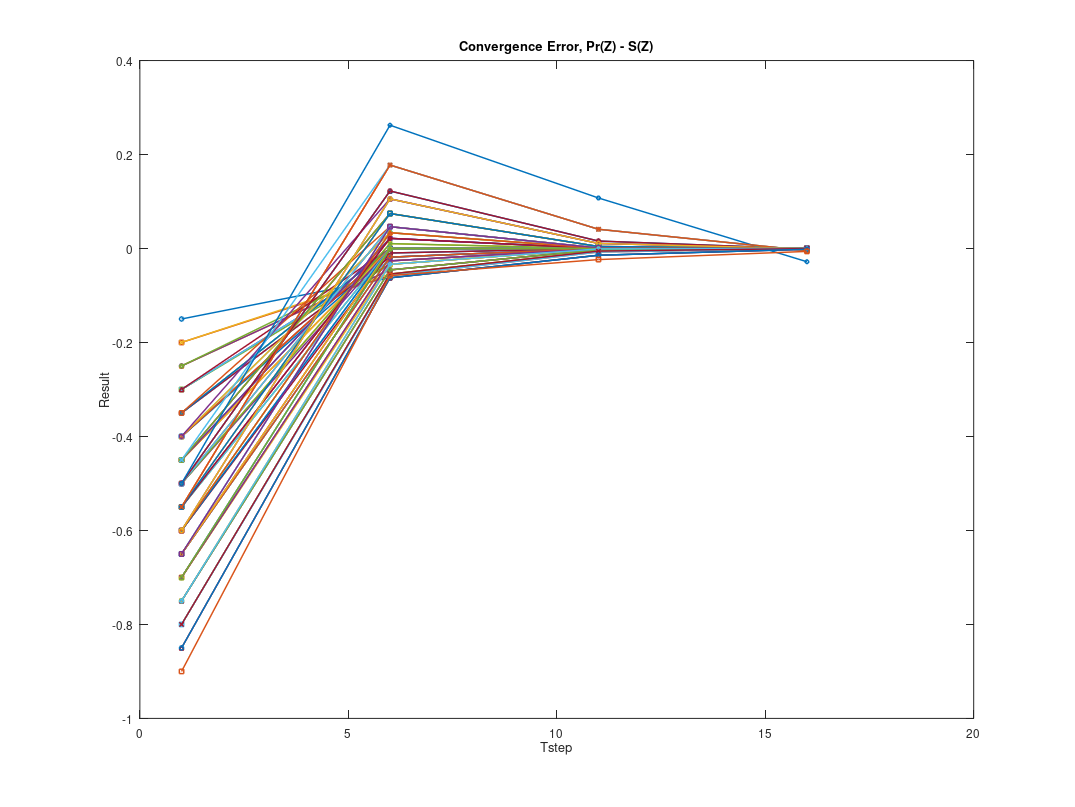

This chart was generated by the following MATLAB code:
%=========================================
%Generated by PRISM Chart Package
%=========================================

x0 = [1.0 6.0 11.0 16.0 ];
y0 = [-0.15000000745240144 -0.06240000745240143 -0.014376967452401385 -0.0015899842127213293 ];
x1 = [1.0 6.0 11.0 16.0 ];
y1 = [-0.20000000536984497 -0.05760000536984494 -0.00746496536984495 -3.482905436049677E-4 ];
x2 = [1.0 6.0 11.0 16.0 ];
y2 = [-0.2500000109281226 -0.045600010928122575 -0.002626570928122629 -3.6320493562697065E-5 ];
x3 = [1.0 6.0 11.0 16.0 ];
y3 = [-0.30000001396730014 -0.026400013967300073 -3.8017396730011255E-4 -6.708837800850631E-7 ];
x4 = [1.0 6.0 11.0 16.0 ];
y4 = [-0.35000000447624324 -4.4762433759615305E-9 -4.4762433759615305E-9 -4.4762433759615305E-9 ];
x5 = [1.0 6.0 11.0 16.0 ];
y5 = [-0.39999999810294484 0.03360000189705509 4.8384189705519276E-4 -8.341784648591144E-7 ];
x6 = [1.0 6.0 11.0 16.0 ];
y6 = [-0.45000000087968006 0.07439999912031992 0.004285439120319867 -5.9242802240233594E-5 ];
x7 = [1.0 6.0 11.0 16.0 ];
y7 = [-0.5000000023437263 0.12239999765627374 0.015863037656273726 -7.401083379661721E-4 ];
x8 = [1.0 6.0 11.0 16.0 ];
y8 = [-0.5500000039992488 0.17759999600075127 0.04091903600075131 -0.004525322470928739 ];
x9 = [1.0 6.0 11.0 16.0 ];
y9 = [-0.2000000099819506 -0.0544000099819506 -0.005570569981950602 -1.825460920305555E-4 ];
x10 = [1.0 6.0 11.0 16.0 ];
y10 = [-0.25000001582709075 -0.04560001582709075 -0.0026265758270908046 -3.632539253078937E-5 ];
x11 = [1.0 6.0 11.0 16.0 ];
y11 = [-0.30000000306708374 -0.03360000306708366 -8.601630670836968E-4 -3.5262824435999818E-6 ];
x12 = [1.0 6.0 11.0 16.0 ];
y12 = [-0.3500000009339673 -0.01840000093396732 -1.1776093396731468E-4 -6.122708734457305E-8 ];
x13 = [1.0 6.0 11.0 16.0 ];
y13 = [-0.40000000111360406 -1.1136040423131988E-9 -1.1136040423131988E-9 -1.1136040423131988E-9 ];
x14 = [1.0 6.0 11.0 16.0 ];
y14 = [-0.4500000027233173 0.021599997276682714 1.382372766827178E-4 -7.350219727308982E-8 ];
x15 = [1.0 6.0 11.0 16.0 ];
y15 = [-0.5000000055374121 0.04639999446258791 0.0011878344625878556 -4.8709300521920795E-6 ];
x16 = [1.0 6.0 11.0 16.0 ];
y16 = [-0.5500000119504103 0.0743999880495897 0.004285428049589646 -5.9253872970455035E-5 ];
x17 = [1.0 6.0 11.0 16.0 ];
y17 = [-0.6000000297425029 0.10559997025749723 0.010813410257497269 -3.54364544422614E-4 ];
x18 = [1.0 6.0 11.0 16.0 ];
y18 = [-0.2500000251289435 -0.03360002512894342 -8.601851289433415E-4 -3.548344303327955E-6 ];
x19 = [1.0 6.0 11.0 16.0 ];
y19 = [-0.300000005176371 -0.026400005176370978 -3.8016517637090574E-4 -6.620928508782598E-7 ];
x20 = [1.0 6.0 11.0 16.0 ];
y20 = [-0.350000001293411 -0.018400001293411017 -1.1776129341090069E-4 -6.158653087506849E-8 ];
x21 = [1.0 6.0 11.0 16.0 ];
y21 = [-0.39999999245766626 -0.009599992457666295 -1.5352457666317765E-5 6.559293663777055E-9 ];
x22 = [1.0 6.0 11.0 16.0 ];
y22 = [-0.450000002349715 -2.3497149226336944E-9 -2.3497149226336944E-9 -2.3497149226336944E-9 ];
x23 = [1.0 6.0 11.0 16.0 ];
y23 = [-0.5000000028191478 0.010399997180852272 1.663718085220811E-5 -3.884107757645694E-9 ];
x24 = [1.0 6.0 11.0 16.0 ];
y24 = [-0.5500000081913121 0.02159999180868799 1.3823180868799412E-4 -7.897019205227451E-8 ];
x25 = [1.0 6.0 11.0 16.0 ];
y25 = [-0.6000000040251695 0.03359999597483054 4.8383597483048213E-4 -8.401006894587226E-7 ];
x26 = [1.0 6.0 11.0 16.0 ];
y26 = [-0.6500000116260352 0.04639998837396475 0.0011878283739646944 -4.877018675353284E-6 ];
x27 = [1.0 6.0 11.0 16.0 ];
y27 = [-0.30000002352922794 -2.352922789938816E-8 -2.352922789938816E-8 -2.352922789938816E-8 ];
x28 = [1.0 6.0 11.0 16.0 ];
y28 = [-0.35000000439916235 -4.399162312207494E-9 -4.399162312207494E-9 -4.399162312207494E-9 ];
x29 = [1.0 6.0 11.0 16.0 ];
y29 = [-0.39999999957292987 4.2707015701637374E-10 4.2707015701637374E-10 4.2707015701637374E-10 ];
x30 = [1.0 6.0 11.0 16.0 ];
y30 = [-0.4499999859942624 1.4005737680733432E-8 1.4005737680733432E-8 1.4005737680733432E-8 ];
x31 = [1.0 6.0 11.0 16.0 ];
y31 = [-0.5 0.0 0.0 0.0 ];
x32 = [1.0 6.0 11.0 16.0 ];
y32 = [-0.5500000028612319 -2.8612318070386777E-9 -2.8612318070386777E-9 -2.8612318070386777E-9 ];
x33 = [1.0 6.0 11.0 16.0 ];
y33 = [-0.6000000071046672 -7.104667187896041E-9 -7.104667187896041E-9 -7.104667187896041E-9 ];
x34 = [1.0 6.0 11.0 16.0 ];
y34 = [-0.6500000146373263 -1.46373262399635E-8 -1.46373262399635E-8 -1.46373262399635E-8 ];
x35 = [1.0 6.0 11.0 16.0 ];
y35 = [-0.7000000208649874 -2.0864987404500823E-8 -2.0864987404500823E-8 -2.0864987404500823E-8 ];
x36 = [1.0 6.0 11.0 16.0 ];
y36 = [-0.35000000820752314 0.04639999179247689 0.001187831792477001 -4.873600162935698E-6 ];
x37 = [1.0 6.0 11.0 16.0 ];
y37 = [-0.4000000072917846 0.0335999927082154 4.838327082153926E-4 -8.433673045482593E-7 ];
x38 = [1.0 6.0 11.0 16.0 ];
y38 = [-0.4499999982357067 0.021600001764293386 1.3824176429344526E-4 -6.901458654562376E-8 ];
x39 = [1.0 6.0 11.0 16.0 ];
y39 = [-0.49999998869099993 0.010400011309000146 1.6651309000081937E-5 1.0244040116180742E-8 ];
x40 = [1.0 6.0 11.0 16.0 ];
y40 = [-0.5500000008306394 -8.306393350920871E-10 -8.306393350920871E-10 -8.306393350920871E-10 ];
x41 = [1.0 6.0 11.0 16.0 ];
y41 = [-0.6000000032659766 -0.009600003265976542 -1.5363265976620077E-5 -4.249016583024456E-9 ];
x42 = [1.0 6.0 11.0 16.0 ];
y42 = [-0.650000018990458 -0.018400018990457845 -1.1777899045783968E-4 -7.928357792508223E-8 ];
x43 = [1.0 6.0 11.0 16.0 ];
y43 = [-0.6999999988587646 -0.02639999885876465 -3.801588587646343E-4 -6.557752446623155E-7 ];
x44 = [1.0 6.0 11.0 16.0 ];
y44 = [-0.7499999952175618 -0.03359999521756185 -8.601552175617755E-4 -3.5184329217896604E-6 ];
x45 = [1.0 6.0 11.0 16.0 ];
y45 = [-0.40000000377208134 0.10559999622791882 0.010813436227918805 -3.54338574001134E-4 ];
x46 = [1.0 6.0 11.0 16.0 ];
y46 = [-0.4500000004502943 0.07439999954970566 0.004285439549705616 -5.9242372854484415E-5 ];
x47 = [1.0 6.0 11.0 16.0 ];
y47 = [-0.49999999852810106 0.04640000147189893 0.0011878414718989871 -4.863920741060568E-6 ];
x48 = [1.0 6.0 11.0 16.0 ];
y48 = [-0.5499999943285686 0.0216000056714315 1.382456714315028E-4 -6.510744854359984E-8 ];
x49 = [1.0 6.0 11.0 16.0 ];
y49 = [-0.5999999987060479 1.2939520566135343E-9 1.2939520566135343E-9 1.2939520566135343E-9 ];
x50 = [1.0 6.0 11.0 16.0 ];
y50 = [-0.6499999995639052 -0.018399999563905256 -1.1775956390525089E-4 -5.985702511424051E-8 ];
x51 = [1.0 6.0 11.0 16.0 ];
y51 = [-0.7000000004028841 -0.03360000040288402 -8.601604028840582E-4 -3.523618244072324E-6 ];
x52 = [1.0 6.0 11.0 16.0 ];
y52 = [-0.7499999959962496 -0.04559999599624953 -0.0026265559962496132 -3.630556168976451E-5 ];
x53 = [1.0 6.0 11.0 16.0 ];
y53 = [-0.7999999968111514 -0.05439999681115126 -0.0055705568111511505 -1.8253292123104892E-4 ];
x54 = [1.0 6.0 11.0 16.0 ];
y54 = [-0.4499999993093672 0.17760000069063298 0.04091904069063296 -0.004525317781046978 ];
x55 = [1.0 6.0 11.0 16.0 ];
y55 = [-0.50000000442649 0.12239999557351022 0.01586303557351043 -7.401104207291898E-4 ];
x56 = [1.0 6.0 11.0 16.0 ];
y56 = [-0.5500000141125941 0.0743999858874057 0.004285425887405769 -5.92560351542204E-5 ];
x57 = [1.0 6.0 11.0 16.0 ];
y57 = [-0.5999999970525962 0.03360000294740373 4.838429474036676E-4 -8.331281162732296E-7 ];
x58 = [1.0 6.0 11.0 16.0 ];
y58 = [-0.6499999965339542 3.466045783717675E-9 3.466045783717675E-9 3.466045783717675E-9 ];
x59 = [1.0 6.0 11.0 16.0 ];
y59 = [-0.6999999960388579 -0.026399996038857898 -3.801560388576597E-4 -6.529553375766994E-7 ];
x60 = [1.0 6.0 11.0 16.0 ];
y60 = [-0.7499999985762247 -0.045599998576224654 -0.0026265585762246246 -3.630814166477592E-5 ];
x61 = [1.0 6.0 11.0 16.0 ];
y61 = [-0.7999999978116714 -0.057599997811671244 -0.0074649578116708915 -3.4828298543065905E-4 ];
x62 = [1.0 6.0 11.0 16.0 ];
y62 = [-0.8499999975450085 -0.06239999754500847 -0.01437695754500845 -0.0015899743053282567 ];
x63 = [1.0 6.0 11.0 16.0 ];
y63 = [-0.5000000029894889 0.2623999970105112 0.1074790370105112 -0.028174988451248717 ];
x64 = [1.0 6.0 11.0 16.0 ];
y64 = [-0.550000012050991 0.17759998794900922 0.04091902794900926 -0.004525330522670679 ];
x65 = [1.0 6.0 11.0 16.0 ];
y65 = [-0.6000000066144693 0.10559999338553083 0.010813433385530757 -3.543414163893477E-4 ];
x66 = [1.0 6.0 11.0 16.0 ];
y66 = [-0.6499999812461477 0.04640001875385247 0.001187858753852633 -4.846638787192603E-6 ];
x67 = [1.0 6.0 11.0 16.0 ];
y67 = [-0.6999999814272769 1.8572723026188953E-8 1.8572723026188953E-8 1.8572723026188953E-8 ];
x68 = [1.0 6.0 11.0 16.0 ];
y68 = [-0.749999979723831 -0.033599979723830886 -8.601397238308106E-4 -3.502939190713761E-6 ];
x69 = [1.0 6.0 11.0 16.0 ];
y69 = [-0.7999999927659703 -0.054399992765970295 -0.005570552765970405 -1.8252887605052504E-4 ];
x70 = [1.0 6.0 11.0 16.0 ];
y70 = [-0.8499999994072076 -0.06239999940720753 -0.014376959407207401 -0.0015899761675273183 ];
x71 = [1.0 6.0 11.0 16.0 ];
y71 = [-0.8999999992024844 -0.057599999202484375 -0.023592959202484276 -0.006184752108724267 ];

figure1 = figure('Color', [1 1 1], 'PaperPosition',[0.6345 6.345 20.3 15.23],'PaperSize',[20.98 29.68]);

axes1 = axes('Parent', figure1, 'FontSize', 16);
xlabel(axes1, 'Tstep');
ylabel(axes1, 'Result');
box(axes1, 'on');
hold(axes1, 'all');

title(axes1,['Convergence Error, Pr(Z) - S(Z)'])
plot0 = plot(x0, y0, 'o-', 'Parent', axes1, 'LineWidth', 2);
plot1 = plot(x1, y1, 's-', 'Parent', axes1, 'LineWidth', 2);
plot2 = plot(x2, y2, '^-', 'Parent', axes1, 'LineWidth', 2);
plot3 = plot(x3, y3, 'd-', 'Parent', axes1, 'LineWidth', 2);
plot4 = plot(x4, y4, 'x-', 'Parent', axes1, 'LineWidth', 2);
plot5 = plot(x5, y5, 'o-', 'Parent', axes1, 'LineWidth', 2);
plot6 = plot(x6, y6, 's-', 'Parent', axes1, 'LineWidth', 2);
plot7 = plot(x7, y7, '^-', 'Parent', axes1, 'LineWidth', 2);
plot8 = plot(x8, y8, 'd-', 'Parent', axes1, 'LineWidth', 2);
plot9 = plot(x9, y9, 'x-', 'Parent', axes1, 'LineWidth', 2);
plot10 = plot(x10, y10, 'o-', 'Parent', axes1, 'LineWidth', 2);
plot11 = plot(x11, y11, 's-', 'Parent', axes1, 'LineWidth', 2);
plot12 = plot(x12, y12, '^-', 'Parent', axes1, 'LineWidth', 2);
plot13 = plot(x13, y13, 'd-', 'Parent', axes1, 'LineWidth', 2);
plot14 = plot(x14, y14, 'x-', 'Parent', axes1, 'LineWidth', 2);
plot15 = plot(x15, y15, 'o-', 'Parent', axes1, 'LineWidth', 2);
plot16 = plot(x16, y16, 's-', 'Parent', axes1, 'LineWidth', 2);
plot17 = plot(x17, y17, '^-', 'Parent', axes1, 'LineWidth', 2);
plot18 = plot(x18, y18, 'd-', 'Parent', axes1, 'LineWidth', 2);
plot19 = plot(x19, y19, 'x-', 'Parent', axes1, 'LineWidth', 2);
plot20 = plot(x20, y20, 'o-', 'Parent', axes1, 'LineWidth', 2);
plot21 = plot(x21, y21, 's-', 'Parent', axes1, 'LineWidth', 2);
plot22 = plot(x22, y22, '^-', 'Parent', axes1, 'LineWidth', 2);
plot23 = plot(x23, y23, 'd-', 'Parent', axes1, 'LineWidth', 2);
plot24 = plot(x24, y24, 'x-', 'Parent', axes1, 'LineWidth', 2);
plot25 = plot(x25, y25, 'o-', 'Parent', axes1, 'LineWidth', 2);
plot26 = plot(x26, y26, 's-', 'Parent', axes1, 'LineWidth', 2);
plot27 = plot(x27, y27, '^-', 'Parent', axes1, 'LineWidth', 2);
plot28 = plot(x28, y28, 'd-', 'Parent', axes1, 'LineWidth', 2);
plot29 = plot(x29, y29, 'x-', 'Parent', axes1, 'LineWidth', 2);
plot30 = plot(x30, y30, 'o-', 'Parent', axes1, 'LineWidth', 2);
plot31 = plot(x31, y31, 's-', 'Parent', axes1, 'LineWidth', 2);
plot32 = plot(x32, y32, '^-', 'Parent', axes1, 'LineWidth', 2);
plot33 = plot(x33, y33, 'd-', 'Parent', axes1, 'LineWidth', 2);
plot34 = plot(x34, y34, 'x-', 'Parent', axes1, 'LineWidth', 2);
plot35 = plot(x35, y35, 'o-', 'Parent', axes1, 'LineWidth', 2);
plot36 = plot(x36, y36, 's-', 'Parent', axes1, 'LineWidth', 2);
plot37 = plot(x37, y37, '^-', 'Parent', axes1, 'LineWidth', 2);
plot38 = plot(x38, y38, 'd-', 'Parent', axes1, 'LineWidth', 2);
plot39 = plot(x39, y39, 'x-', 'Parent', axes1, 'LineWidth', 2);
plot40 = plot(x40, y40, 'o-', 'Parent', axes1, 'LineWidth', 2);
plot41 = plot(x41, y41, 's-', 'Parent', axes1, 'LineWidth', 2);
plot42 = plot(x42, y42, '^-', 'Parent', axes1, 'LineWidth', 2);
plot43 = plot(x43, y43, 'd-', 'Parent', axes1, 'LineWidth', 2);
plot44 = plot(x44, y44, 'x-', 'Parent', axes1, 'LineWidth', 2);
plot45 = plot(x45, y45, 'o-', 'Parent', axes1, 'LineWidth', 2);
plot46 = plot(x46, y46, 's-', 'Parent', axes1, 'LineWidth', 2);
plot47 = plot(x47, y47, '^-', 'Parent', axes1, 'LineWidth', 2);
plot48 = plot(x48, y48, 'd-', 'Parent', axes1, 'LineWidth', 2);
plot49 = plot(x49, y49, 'x-', 'Parent', axes1, 'LineWidth', 2);
plot50 = plot(x50, y50, 'o-', 'Parent', axes1, 'LineWidth', 2);
plot51 = plot(x51, y51, 's-', 'Parent', axes1, 'LineWidth', 2);
plot52 = plot(x52, y52, '^-', 'Parent', axes1, 'LineWidth', 2);
plot53 = plot(x53, y53, 'd-', 'Parent', axes1, 'LineWidth', 2);
plot54 = plot(x54, y54, 'x-', 'Parent', axes1, 'LineWidth', 2);
plot55 = plot(x55, y55, 'o-', 'Parent', axes1, 'LineWidth', 2);
plot56 = plot(x56, y56, 's-', 'Parent', axes1, 'LineWidth', 2);
plot57 = plot(x57, y57, '^-', 'Parent', axes1, 'LineWidth', 2);
plot58 = plot(x58, y58, 'd-', 'Parent', axes1, 'LineWidth', 2);
plot59 = plot(x59, y59, 'x-', 'Parent', axes1, 'LineWidth', 2);
plot60 = plot(x60, y60, 'o-', 'Parent', axes1, 'LineWidth', 2);
plot61 = plot(x61, y61, 's-', 'Parent', axes1, 'LineWidth', 2);
plot62 = plot(x62, y62, '^-', 'Parent', axes1, 'LineWidth', 2);
plot63 = plot(x63, y63, 'd-', 'Parent', axes1, 'LineWidth', 2);
plot64 = plot(x64, y64, 'x-', 'Parent', axes1, 'LineWidth', 2);
plot65 = plot(x65, y65, 'o-', 'Parent', axes1, 'LineWidth', 2);
plot66 = plot(x66, y66, 's-', 'Parent', axes1, 'LineWidth', 2);
plot67 = plot(x67, y67, '^-', 'Parent', axes1, 'LineWidth', 2);
plot68 = plot(x68, y68, 'd-', 'Parent', axes1, 'LineWidth', 2);
plot69 = plot(x69, y69, 'x-', 'Parent', axes1, 'LineWidth', 2);
plot70 = plot(x70, y70, 'o-', 'Parent', axes1, 'LineWidth', 2);
plot71 = plot(x71, y71, 's-', 'Parent', axes1, 'LineWidth', 2);
